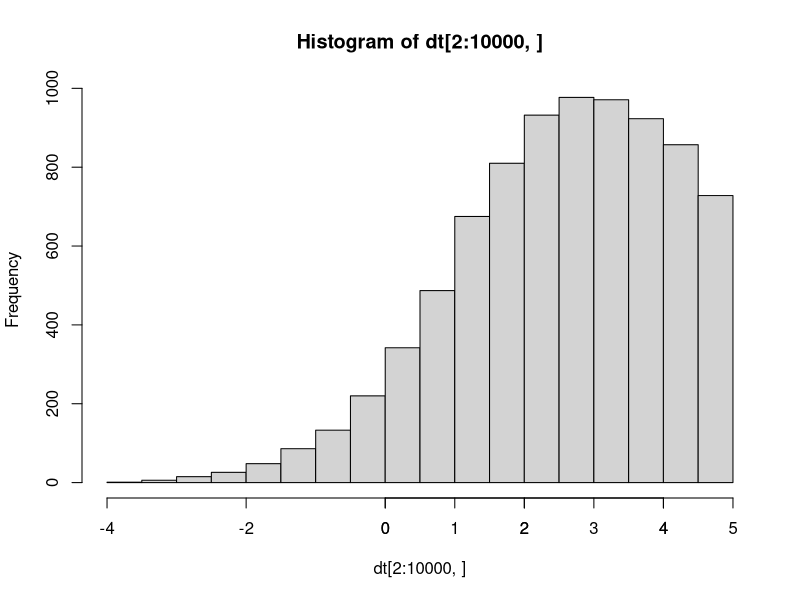
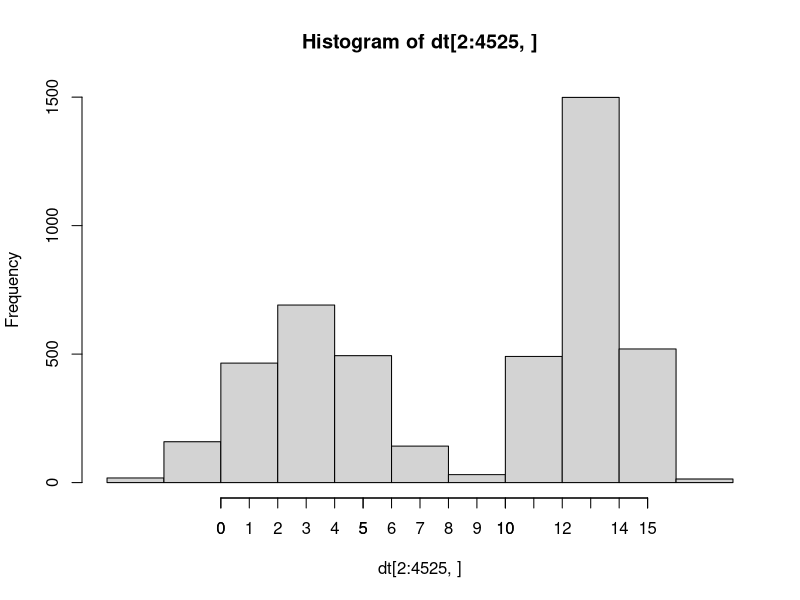

Write the R code that produced these figures, in order.
## ---- chunk 1
knitr::opts_chunk$set(echo = TRUE)
## ---- chunk 2
dt<-read.csv("cenzura.csv")
dt<-na.omit(dt)
hist(dt[2:10000,])
axis(side=1, at=seq(0,5, 1))
## ---- chunk 3
dt1<-dt<3
var(dt[dt1==TRUE])
## ---- chunk 4
dt<-read.csv("misisnys.csv")
nrow(dt)
hist(dt[2:4525,])
axis(side=1, at=seq(0,15, 1))
## ---- chunk 5
ind1<-dt<9
var(dt[ind1==TRUE])
ind2<-dt>9
var(dt[ind2==TRUE])
